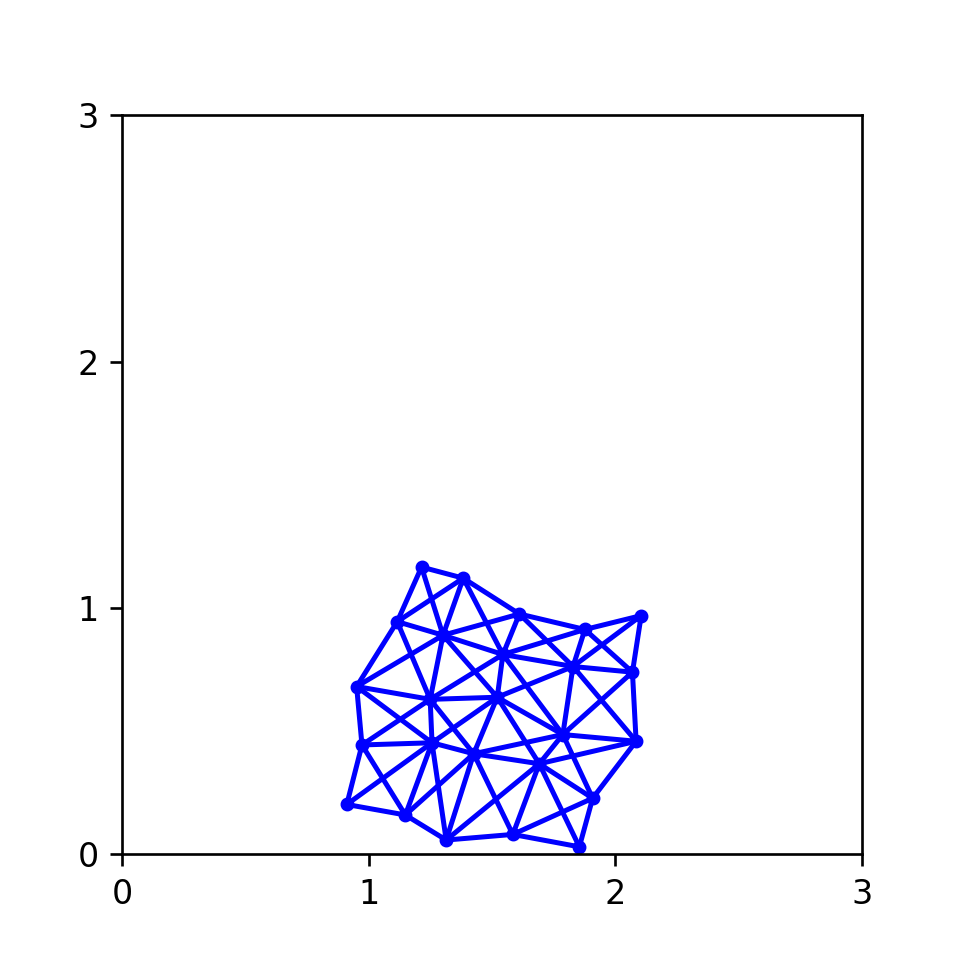

Reproduce this figure in Python.
import numpy as np
import matplotlib.pyplot as plt

"""
Create Your Own Spring Network Simulation (With Python)
Philip Mocz (2021) Princeton University, @PMocz

Simulate a system of connected springs
with Hooke's Law
"""


# convert subindex (i,j) to linear index (idx)
def sub2ind(array_shape, i, j):
    idx = i * array_shape[1] + j
    return idx


# calculate acceleration on nodes using hooke's law + gravity
def getAcc(pos, vel, ci, cj, springL, spring_coeff, gravity):
    # initialize
    acc = np.zeros(pos.shape)

    # Hooke's law: F = - k * displacement along spring
    sep_vec = pos[ci, :] - pos[cj, :]
    sep = np.linalg.norm(sep_vec, axis=1)
    dL = sep - springL
    ax = -spring_coeff * dL * sep_vec[:, 0] / sep
    ay = -spring_coeff * dL * sep_vec[:, 1] / sep
    np.add.at(acc[:, 0], ci, ax)
    np.add.at(acc[:, 1], ci, ay)
    np.add.at(acc[:, 0], cj, -ax)
    np.add.at(acc[:, 1], cj, -ay)

    # gravity
    acc[:, 1] += gravity

    return acc


# apply box boundary conditions, reverse velocity if outside box
def applyBoundary(pos, vel, boxsize):
    for d in range(0, 2):
        is_out = np.where(pos[:, d] < 0)
        pos[is_out, d] *= -1
        vel[is_out, d] *= -1

        is_out = np.where(pos[:, d] > boxsize)
        pos[is_out, d] = boxsize - (pos[is_out, d] - boxsize)
        vel[is_out, d] *= -1

    return (pos, vel)


# simulation main loop
def main():
    """N-body simulation"""

    # Simulation parameters
    N = 5  # Number of nodes per linear dimension
    t = 0  # current time of the simulation
    dt = 0.1  # timestep
    Nt = 400  # number of timesteps
    spring_coeff = 40  # Hooke's law spring coefficient
    gravity = -0.1  # strength of gravity
    plotRealTime = True  # switch on for plotting as the simulation goes along

    # construct spring nodes / initial conditions
    boxsize = 3
    xlin = np.linspace(1, 2, N)

    x, y = np.meshgrid(xlin, xlin)
    x = x.flatten()
    y = y.flatten()

    pos = np.vstack((x, y)).T
    vel = np.zeros(pos.shape)
    acc = np.zeros(pos.shape)

    # add a bit of random noise
    np.random.seed(17)  # set the random number generator seed
    vel += 0.01 * np.random.randn(N**2, 2)

    # construct spring network connections
    ci = []
    cj = []
    #  o--o
    for r in range(0, N):
        for c in range(0, N - 1):
            idx_i = sub2ind([N, N], r, c)
            idx_j = sub2ind([N, N], r, c + 1)
            ci.append(idx_i)
            cj.append(idx_j)
    # o
    # |
    # o
    for r in range(0, N - 1):
        for c in range(0, N):
            idx_i = sub2ind([N, N], r, c)
            idx_j = sub2ind([N, N], r + 1, c)
            ci.append(idx_i)
            cj.append(idx_j)
    # o
    #   \
    #     o
    for r in range(0, N - 1):
        for c in range(0, N - 1):
            idx_i = sub2ind([N, N], r, c)
            idx_j = sub2ind([N, N], r + 1, c + 1)
            ci.append(idx_i)
            cj.append(idx_j)
    #     o
    #   /
    # o
    for r in range(0, N - 1):
        for c in range(0, N - 1):
            idx_i = sub2ind([N, N], r + 1, c)
            idx_j = sub2ind([N, N], r, c + 1)
            ci.append(idx_i)
            cj.append(idx_j)

    # calculate spring rest-lengths
    springL = np.linalg.norm(pos[ci, :] - pos[cj, :], axis=1)

    # prep figure
    fig = plt.figure(figsize=(4, 4), dpi=80)
    ax = fig.add_subplot(111)

    # Simulation Main Loop
    for i in range(Nt):
        # (1/2) kick
        vel += acc * dt / 2.0

        # drift
        pos += vel * dt

        # apply boundary conditions
        pos, vel = applyBoundary(pos, vel, boxsize)

        # update accelerations
        acc = getAcc(pos, vel, ci, cj, springL, spring_coeff, gravity)

        # (1/2) kick
        vel += acc * dt / 2.0

        # update time
        t += dt

        # plot in real time
        if plotRealTime or (i == Nt - 1):
            plt.cla()
            plt.plot(pos[[ci, cj], 0], pos[[ci, cj], 1], color="blue")
            plt.scatter(pos[:, 0], pos[:, 1], s=10, color="blue")
            ax.set(xlim=(0, boxsize), ylim=(0, boxsize))
            ax.set_aspect("equal", "box")
            ax.set_xticks([0, 1, 2, 3])
            ax.set_yticks([0, 1, 2, 3])
            plt.pause(0.001)

    # Save figure
    plt.savefig("springnetwork.png", dpi=240)
    plt.show()

    return 0


if __name__ == "__main__":
    main()
